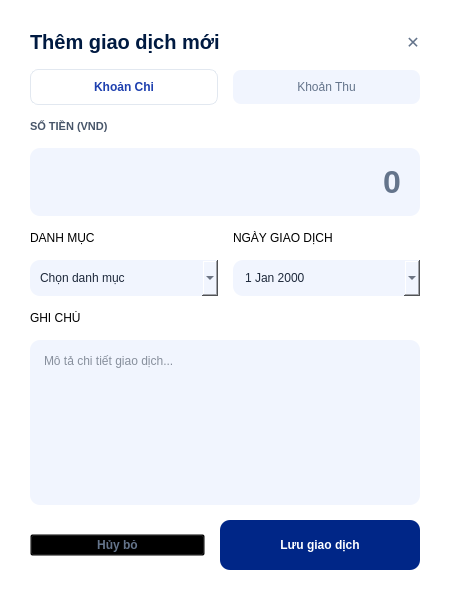
<?xml version="1.0" encoding="UTF-8"?>
<ui version="4.0">
 <class>AddDialog</class>
 <widget class="QDialog" name="AddDialog">
  <property name="geometry">
   <rect>
    <x>0</x>
    <y>0</y>
    <width>450</width>
    <height>600</height>
   </rect>
  </property>
  <property name="windowTitle">
   <string>Thêm giao dịch mới</string>
  </property>
  <property name="styleSheet">
   <string notr="true">
    QDialog { background-color: white; border-radius: 20px; }
    QLabel#title { font-size: 20px; font-weight: bold; color: #001A41; }
    QLineEdit, QComboBox, QTextEdit, QDateEdit { background-color: #F1F5FE; border: none; border-radius: 10px; padding: 10px; color: #1E293B; }
    QPushButton#btn_save { background-color: #002687; color: white; border-radius: 10px; font-weight: bold; padding: 15px; }
    QPushButton#btn_cancel { color: #64748B; background: transparent; font-weight: bold; }
   </string>
  </property>
  <layout class="QVBoxLayout" name="mainV">
   <property name="spacing">
    <number>15</number>
   </property>
   <property name="leftMargin">
    <number>30</number>
   </property>
   <property name="topMargin">
    <number>30</number>
   </property>
   <property name="rightMargin">
    <number>30</number>
   </property>
   <property name="bottomMargin">
    <number>30</number>
   </property>
   <item>
    <layout class="QHBoxLayout" name="headerLayout">
     <item>
      <widget class="QLabel" name="title">
       <property name="text">
        <string>Thêm giao dịch mới</string>
       </property>
      </widget>
     </item>
     <item>
      <spacer name="horizontalSpacer">
       <property name="orientation">
        <enum>Qt::Horizontal</enum>
       </property>
       <property name="sizeHint" stdset="0">
        <size>
         <width>0</width>
         <height>0</height>
        </size>
       </property>
      </spacer>
     </item>
     <item>
      <widget class="QPushButton" name="btn_close">
       <property name="maximumSize">
        <size>
         <width>30</width>
         <height>30</height>
        </size>
       </property>
       <property name="styleSheet">
        <string notr="true">border: none; font-size: 16px; color: #64748B;</string>
       </property>
       <property name="text">
        <string>✕</string>
       </property>
      </widget>
     </item>
    </layout>
   </item>
   <item>
    <layout class="QHBoxLayout" name="typeToggleLayout">
     <item>
      <widget class="QPushButton" name="btn_expense">
       <property name="styleSheet">
        <string notr="true">background-color: white; border: 1px solid #E2E8F0; border-radius: 8px; padding: 10px; font-weight: bold; color: #1E40AF;</string>
       </property>
       <property name="text">
        <string>Khoản Chi</string>
       </property>
      </widget>
     </item>
     <item>
      <widget class="QPushButton" name="btn_income">
       <property name="styleSheet">
        <string notr="true">background-color: #F1F5FE; border: none; border-radius: 8px; padding: 10px; color: #64748B;</string>
       </property>
       <property name="text">
        <string>Khoản Thu</string>
       </property>
      </widget>
     </item>
    </layout>
   </item>
   <item>
    <widget class="QLabel" name="lbl_amount">
     <property name="styleSheet">
      <string notr="true">font-size: 11px; font-weight: bold; color: #475569;</string>
     </property>
     <property name="text">
      <string>SỐ TIỀN (VND)</string>
     </property>
    </widget>
   </item>
   <item>
    <widget class="QLineEdit" name="amount">
     <property name="styleSheet">
      <string notr="true">font-size: 32px; font-weight: bold; color: #64748B; padding: 15px;</string>
     </property>
     <property name="text">
      <string>0</string>
     </property>
     <property name="alignment">
      <set>Qt::AlignRight|Qt::AlignTrailing|Qt::AlignVCenter</set>
     </property>
    </widget>
   </item>
   <item>
    <layout class="QHBoxLayout" name="detailsLayout">
     <item>
      <layout class="QVBoxLayout" name="catVLayout">
       <item>
        <widget class="QLabel" name="lbl_cat">
         <property name="text">
          <string>DANH MỤC</string>
         </property>
        </widget>
       </item>
       <item>
        <widget class="QComboBox" name="cB_category">
         <item>
          <property name="text">
           <string>Chọn danh mục</string>
          </property>
         </item>
        </widget>
       </item>
      </layout>
     </item>
     <item>
      <layout class="QVBoxLayout" name="dateVLayout">
       <item>
        <widget class="QLabel" name="lbl_date">
         <property name="text">
          <string>NGÀY GIAO DỊCH</string>
         </property>
        </widget>
       </item>
       <item>
        <widget class="QDateEdit" name="date_picker">
         <property name="calendarPopup">
          <bool>true</bool>
         </property>
        </widget>
       </item>
      </layout>
     </item>
    </layout>
   </item>
   <item>
    <widget class="QLabel" name="lbl_note">
     <property name="text">
      <string>GHI CHÚ</string>
     </property>
    </widget>
   </item>
   <item>
    <widget class="QTextEdit" name="text_note">
     <property name="placeholderText">
      <string>Mô tả chi tiết giao dịch...</string>
     </property>
    </widget>
   </item>
   <item>
    <spacer name="verticalSpacer">
     <property name="orientation">
      <enum>Qt::Vertical</enum>
     </property>
     <property name="sizeHint" stdset="0">
      <size>
       <width>0</width>
       <height>0</height>
      </size>
     </property>
    </spacer>
   </item>
   <item>
    <layout class="QHBoxLayout" name="footerLayout">
     <item>
      <widget class="QPushButton" name="btn_cancel">
       <property name="text">
        <string>Hủy bỏ</string>
       </property>
      </widget>
     </item>
     <item>
      <widget class="QPushButton" name="btn_save">
       <property name="minimumSize">
        <size>
         <width>200</width>
         <height>50</height>
        </size>
       </property>
       <property name="text">
        <string>Lưu giao dịch</string>
       </property>
      </widget>
     </item>
    </layout>
   </item>
  </layout>
 </widget>
 <resources/>
 <connections/>
</ui>
